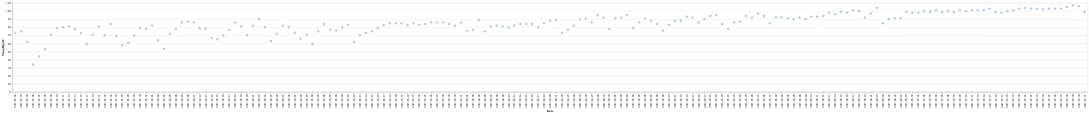

Source (notebook cell):
### Markdown cell above
### Genom att byta ut mark_line mot mark_point får vi en scatterplot istället

### Code cell
alt.Chart(data).mark_point().encode(
    x = 'Date',
    y='TempHighF')

### Figure 1 — Vega-Lite specification as saved in the notebook (floating-point values rounded to 4 significant figures; data arrays with more than 128 entries replaced by an {"elided": "..."} marker saying what was removed)
{"config": {"view": {"continuousWidth": 400, "continuousHeight": 300}}, "data": {"name": "data-02cbc757d95c2f7d28f6820b814f65ec"}, "mark": "point", "encoding": {"x": {"type": "nominal", "field": "Date"}, "y": {"type": "quantitative", "field": "TempHighF"}}, "$schema": "https://vega.github.io/schema/vega-lite/v4.8.1.json", "datasets": {"data-02cbc757d95c2f7d28f6820b814f65ec": {"elided": "181 records"}}}
